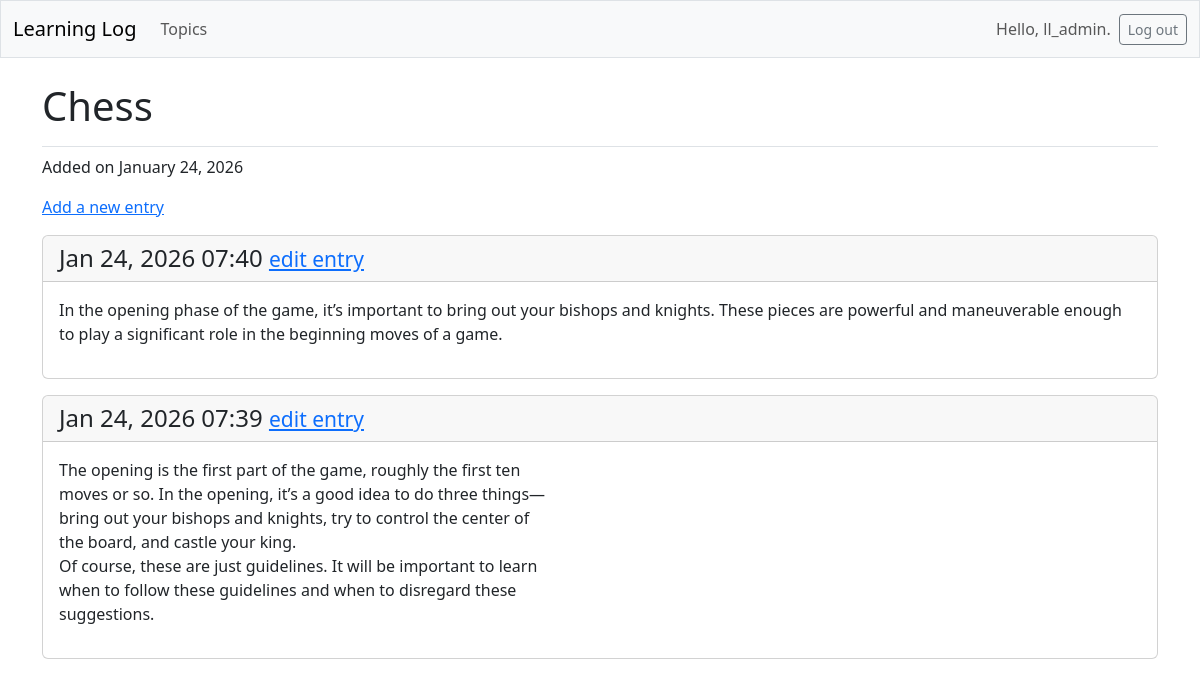
/topics/1/ (signed in), run on the app's committed database.
### learning_logs/models.py (models this page shows, shortened)
class Topic(models.Model):
    text = models.CharField(max_length=200)
    date_added = models.DateTimeField(auto_now_add=True)
    owner = models.ForeignKey(User, on_delete=models.CASCADE)

class Entry(models.Model):
    topic = models.ForeignKey(Topic, on_delete=models.CASCADE)
    text = models.TextField()
    date_added = models.DateTimeField(auto_now_add=True)
    class Meta:
        verbose_name_plural = 'entries'

### learning_logs/views.py (the view)
# urls.py: path('topics/<int:topic_id>/', views.topic, name='topic'),
@login_required
def topic(request, topic_id):
    topic = Topic.objects.get(id=topic_id)
    if topic.owner != request.user:
        raise Http404
    entries = topic.entry_set.order_by('-date_added')
    context = {'topic': topic, 'entries': entries}
    return render(request, 'learning_logs/topic.html', context)

### learning_logs/templates/learning_logs/topic.html
{% extends "learning_logs/base.html" %}
{% block page_header %}
  <h1>{{ topic.text }}</h1>
{% endblock page_header %}
{% block content %}
  <div class="topic">
    <p>Added on {{ topic.date_added|date:"F j, Y" }}</p>
  </div>
  <div class="entries">
    <p>
        <a href="{% url 'learning_logs:new_entry' topic.id %}">Add a new entry</a>
    </p>
    {% for entry in entries %}
      <div class="card mb-3">
        <h4 class="card-header">
          {{ entry.date_added|date:'M d, Y H:i' }}
           <small><a href="{% url 'learning_logs:edit_entry' entry.id %}">
             edit entry</a></small>
        </h4>
        <div class="card-body">{{ entry.text|linebreaks }}</div>
      </div>
    {% empty %}
      <p>There are no entries for this topic yet.</p>
    {% endfor %}
  </div>
{% endblock content %}

### learning_logs/templates/learning_logs/base.html (shortened to what this page needs)
<!DOCTYPE html>
<html lang="en">
<head>
    {% load django_bootstrap5 %}
    {% bootstrap_css %}
</head>
<body>
    <nav class="navbar navbar-expand-md navbar-light bg-light mb-4 border">
        <div class="container-fluid">
            <a class="navbar-brand" href="{% url 'learning_logs:index' %}">
            Learning Log</a>
            <div class="collapse navbar-collapse" id="navbarCollapse">
                <ul class="navbar-nav me-auto mb-2 mb-md-0">
                    <li class="nav-item">
                        <a class="nav-link" href="{% url 'learning_logs:topics' %}">
                        Topics</a>
                    </li>
                </ul>
                <ul class="navbar-nav ms-auto mb-2 mb-md-0">
                    {% if user.is_authenticated %}
                        <li class="nav-item">
                            <span class="navbar-text me-2">Hello, {{ user.username }}.
                                </span></li>
                    {% endif %}
                </ul>
                {% if user.is_authenticated %}
                    <form action="{% url 'accounts:logout' %}" method="post">
                        <button name="submit" class="btn btn-outline-secondary btn-sm">
                            Log out</button>
                    </form>
                {% endif %}
            </div>
        </div>
    </nav>
    <main class="container">
        <div class="pb-2 mb-2 border-bottom">
            {% block page_header %}{% endblock page_header %}
        </div>
        <div>
            {% block content %}{% endblock content %}
        </div>
    </main>
</body>
</html>

### data on the page
Topic: text "Chess", date_added "January 24, 2026"
Entry: date_added "Jan 24, 2026 07:40", text "In the opening phase of the game, it’s important to bring out your bishops and knights. These pieces are powerful and maneuverable enough to play a significant role in the beginning moves of a game."
Entry: date_added "Jan 24, 2026 07:39", text "The opening is the first part of the game, roughly the first ten moves or so. In the opening, it’s a good idea to do three things— bring out your bishops and knights, try to control the center of the board, and castle your king. Of course, these are just guidelines. It will be important to learn when to follow these guidelines and when to disregard these suggestions."

### other printed values
{{ user.username }} "ll_admin"
